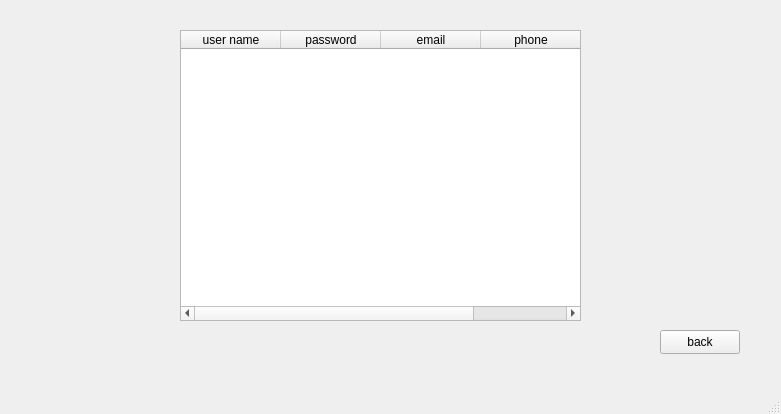
<?xml version="1.0" encoding="UTF-8"?>
<ui version="4.0">
 <class>edit_account</class>
 <widget class="QMainWindow" name="edit_account">
  <property name="geometry">
   <rect>
    <x>0</x>
    <y>0</y>
    <width>781</width>
    <height>414</height>
   </rect>
  </property>
  <property name="windowTitle">
   <string>MainWindow</string>
  </property>
  <widget class="QWidget" name="centralwidget">
   <widget class="QTableWidget" name="tableWidget">
    <property name="geometry">
     <rect>
      <x>180</x>
      <y>30</y>
      <width>401</width>
      <height>291</height>
     </rect>
    </property>
    <property name="styleSheet">
     <string notr="true"/>
    </property>
    <column>
     <property name="text">
      <string>user name</string>
     </property>
    </column>
    <column>
     <property name="text">
      <string>password</string>
     </property>
    </column>
    <column>
     <property name="text">
      <string>email</string>
     </property>
    </column>
    <column>
     <property name="text">
      <string>phone</string>
     </property>
    </column>
   </widget>
   <widget class="QPushButton" name="pushButton">
    <property name="geometry">
     <rect>
      <x>660</x>
      <y>330</y>
      <width>80</width>
      <height>24</height>
     </rect>
    </property>
    <property name="text">
     <string>back</string>
    </property>
   </widget>
  </widget>
  <widget class="QMenuBar" name="menubar">
   <property name="geometry">
    <rect>
     <x>0</x>
     <y>0</y>
     <width>781</width>
     <height>21</height>
    </rect>
   </property>
  </widget>
  <widget class="QStatusBar" name="statusbar"/>
 </widget>
 <resources/>
 <connections/>
</ui>
